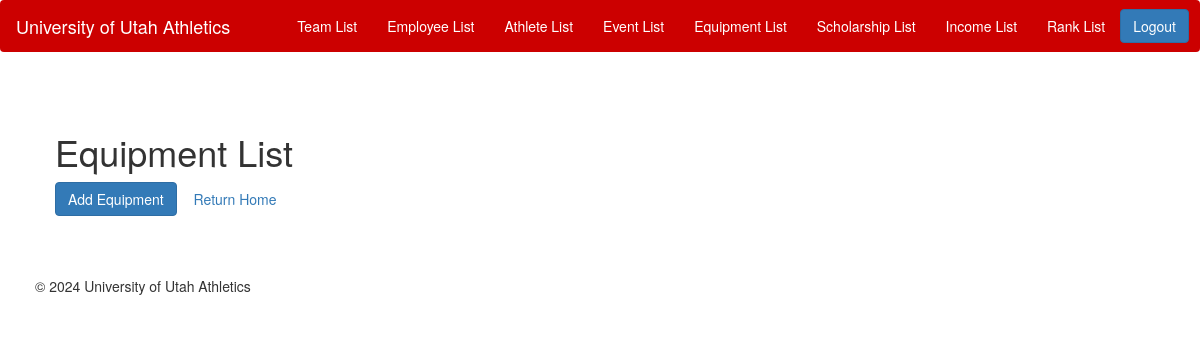
The app's page /athletics/equipment/list/, older data.
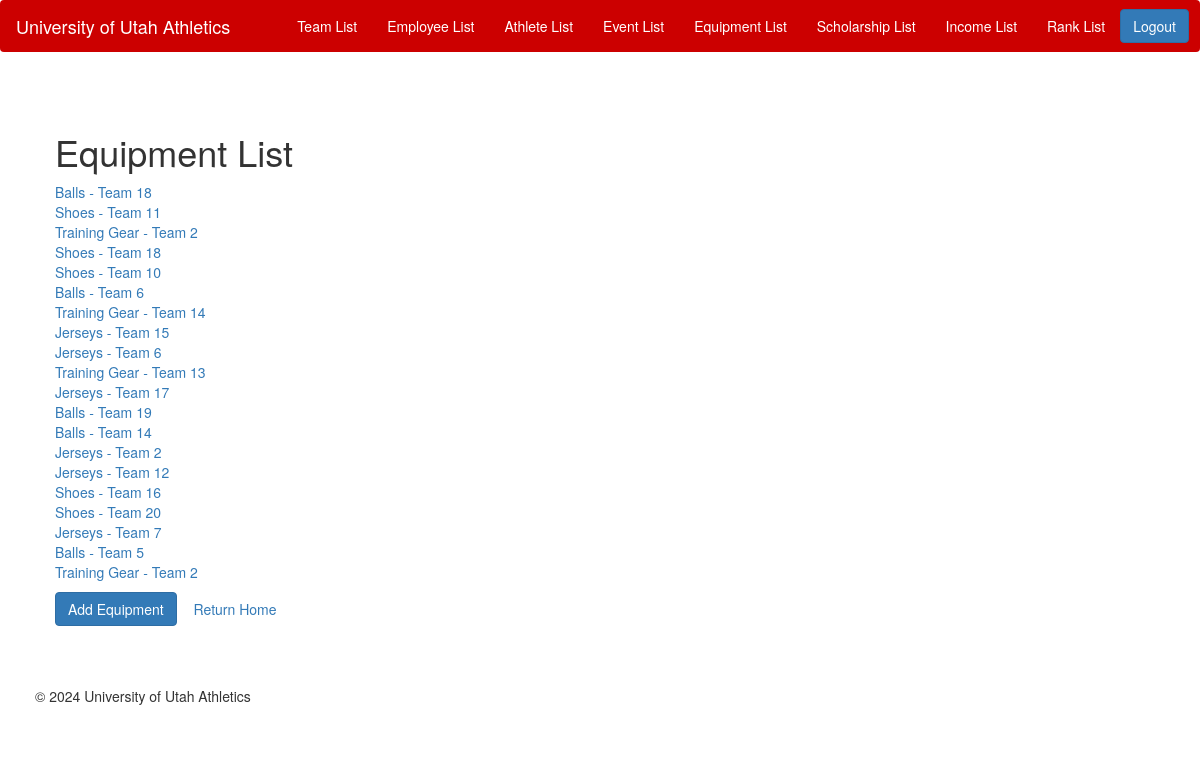
The same page, newer data.
### athletics/models.py (models this page shows)
class Equipment(models.Model):
    equipment_id=models.AutoField(primary_key=True)
    team = models.ForeignKey(Team, on_delete=models.CASCADE)
    type=models.CharField(max_length=255) #should this be a multiple choice?
    notes = models.TextField(default = "",blank= True)
    upfront_cost = models.IntegerField()
    annual_cost=models.IntegerField(default=0)
    date_purchased=models.DateField()

class Team(models.Model):
    team_id = models.AutoField(primary_key=True)
    team_name = models.CharField(max_length=100)
    type = models.CharField(max_length=50)
    email = models.CharField(max_length=50)
    established_date = models.DateField()
    employees = models.ManyToManyField('Employee', related_name='teams_associated', blank=True)
    def __str__(self):
        return self.team_name

### athletics/views.py (the view)
# urls.py: path('equipment/list/', views.EquipmentList.as_view(), name='equipment-list'),
class EquipmentList(ListView):
    model = Equipment
    template_name = 'equipment_list.html'
    context_object_name = 'equipment'

### athletics/templates/equipment_list.html (shortened to what this page needs)
{% extends 'base.html' %}
{% block content %}
<div class="container">
    <div class="row">
        <div class="col-md-6 offset-md-3">
            <h1 class="mt-4">Equipment List</h1>
            <ul class="list-unstyled">
                {% for equipment in equipment %}
                    <li><a href="{% url 'equipment-details' equipment.pk %}">{{ equipment.type }} -  {{equipment.team}}</a></li>
                {% endfor %}
            </ul>
            <a href="/athletics/equipment/add/" class="btn btn-primary">Add Equipment</a>
            <a href="/athletics/home/" class="btn btn-secondary">Return Home</a>
        </div>
    </div>
</div>
{% endblock %}

Row changes from the older to the newer data that the page shows:
added Equipment: type "Balls", team "Team 18"
added Equipment: type "Shoes", team "Team 11"
added Equipment: type "Training Gear", team "Team 2"
added Equipment: type "Shoes", team "Team 18"
added Equipment: type "Shoes", team "Team 10"
added Equipment: type "Balls", team "Team 6"
added Equipment: type "Training Gear", team "Team 14"
added Equipment: type "Jerseys", team "Team 15"
added Equipment: type "Jerseys", team "Team 6"
added Equipment: type "Training Gear", team "Team 13"
added Equipment: type "Jerseys", team "Team 17"
added Equipment: type "Balls", team "Team 19"
added Equipment: type "Balls", team "Team 14"
added Equipment: type "Jerseys", team "Team 2"
added Equipment: type "Jerseys", team "Team 12"
added Equipment: type "Shoes", team "Team 16"
added Equipment: type "Shoes", team "Team 20"
added Equipment: type "Jerseys", team "Team 7"
added Equipment: type "Balls", team "Team 5"
added Equipment: type "Training Gear", team "Team 2"
